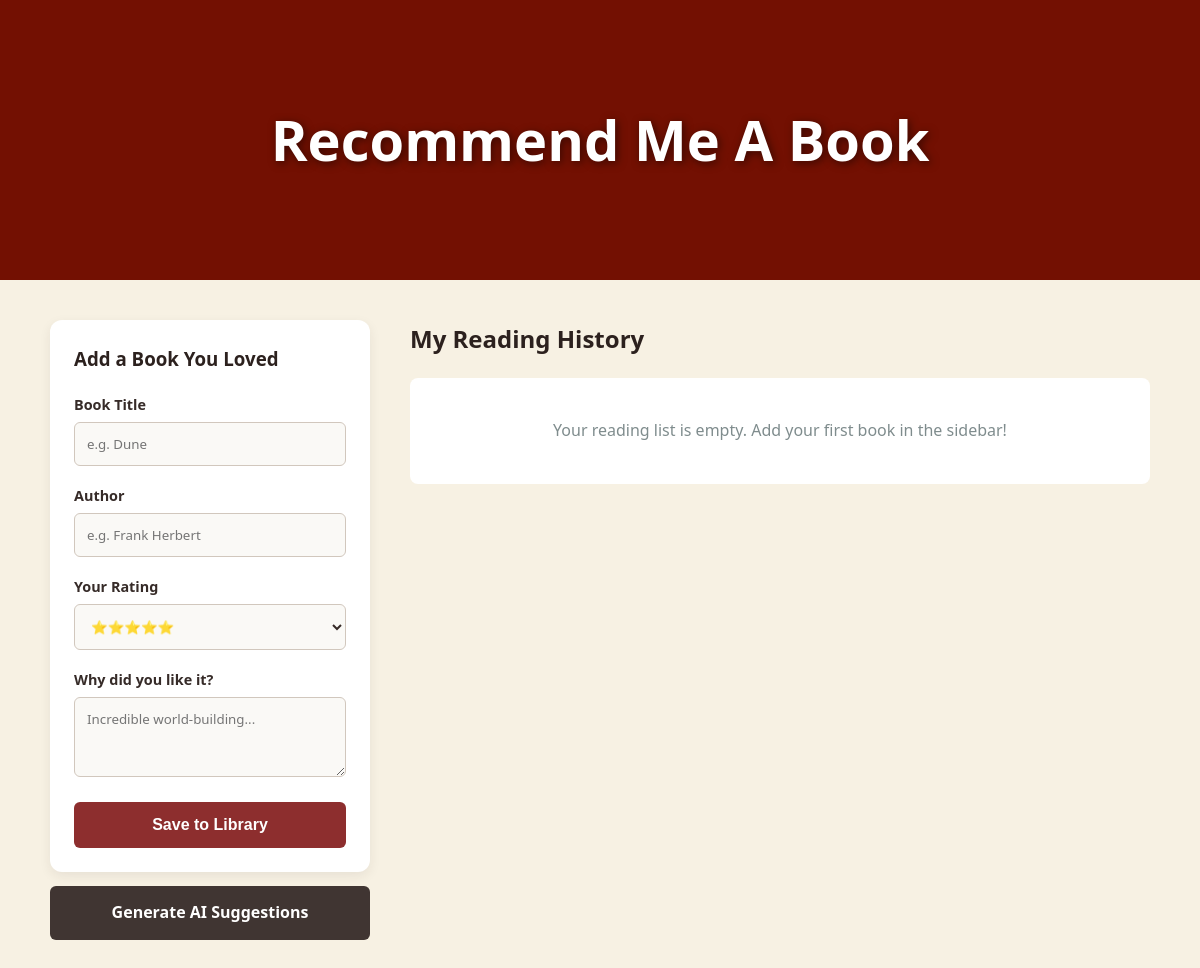
Before: / with the older database file.
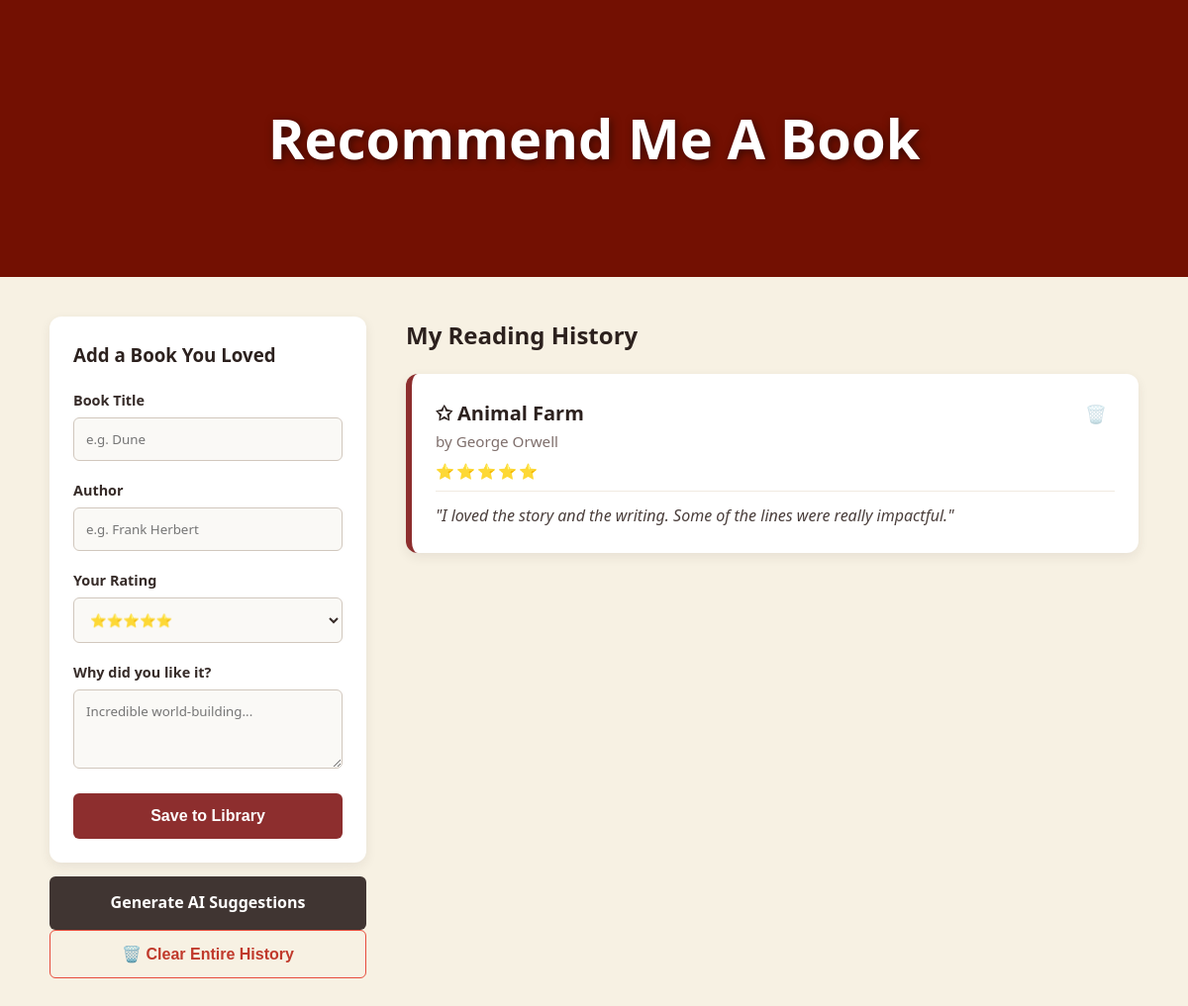
After: the same page with the newer database file.
### tables this page shows
CREATE TABLE books (
            id INTEGER PRIMARY KEY AUTOINCREMENT,
            title TEXT NOT NULL,
            author TEXT NOT NULL,
            notes TEXT NOT NULL,
            rating INTEGER NOT NULL DEFAULT 5
        );

### app.py (the view)
@app.route("/")
def home():
    conn = get_db_connection()
    all_books = conn.execute("SELECT * FROM books").fetchall()
    conn.close()
    return render_template("index.html", books=all_books, recommendations=None)

### app.py (called while the page is built)
def get_db_connection():
    conn = sqlite3.connect("books.db")
    conn.row_factory = sqlite3.Row
    return conn

### templates/index.html (shortened to what this page needs)
<!DOCTYPE html>
<html lang="en">
<head>
    <link rel="stylesheet" href="{{ url_for('static', filename='style.css') }}">
</head>
<body>
    <section class="hero-image">
        <h1 class="hero-text">Recommend Me A Book</h1>
    </section>
    <div class="page-container">
        <aside class="sidebar">
            <div class="card form-container">
                <h3>Add a Book You Loved</h3>
                <form action="/add" method="POST">
                    <div class="form-group">
                        <label for="title">Book Title</label>
                        <input type="text" id="title" name="title" required placeholder="e.g. Dune">
                    </div>
                    <div class="form-group">
                        <label for="author">Author</label>
                        <input type="text" id="author" name="author" required placeholder="e.g. Frank Herbert">
                    </div>
                    <div class="form-group">
                        <label for="rating">Your Rating</label>
                        <select id="rating" name="rating" required>
                            <option value="5">⭐⭐⭐⭐⭐</option>
                        </select>
                    </div>
                    <div class="form-group">
                        <label for="notes">Why did you like it?</label>
                        <textarea id="notes" name="notes" rows="3" required placeholder="Incredible world-building..."></textarea>
                    </div>
                    <button type="submit" class="btn btn-primary">Save to Library</button>
                </form>
            </div>
            <a href="/recommend" class="btn btn-secondary">Generate AI Suggestions</a>
            {% if books %}
            <form action="/clear" method="POST" class="confirm-required" data-message="Are you sure you want to completely clear your history? This will delete all your entries permanently.">
                <button type="submit" class="btn btn-danger">🗑️ Clear Entire History</button>
            </form>
            {% endif %}
        </aside>
        <main class="main-content">
            <div class="history-section">
                <h2>My Reading History</h2>
                <div id="book-list">
                    {% for book in books %}
                        <div class="card book-card">
                            <div class="book-header">
                                <div>
                                    <h3>✩ {{ book['title'] }}</h3>
                                    <span class="book-author">by {{ book['author'] }}</span>
                                    <div class="star-display">
                                        {% for _ in range(book['rating']) %}⭐{% endfor %}
                                    </div>
                                </div>
                                <form action="/delete/{{ book['id'] }}" method="POST" class="confirm-required" data-message="Are you sure you want to delete '{{ book['title'] }}'?">
                                    <button type="submit" class="delete-icon-btn" title="Delete book">🗑️</button>
                                </form>
                            </div>
                            <p class="book-notes"><em>"{{ book['notes'] }}"</em></p>
                        </div>
                    {% else %}
                        <p class="empty-state">Your reading list is empty. Add your first book in the sidebar!</p>
                    {% endfor %}
                </div>
            </div>
        </main>
    </div>
</body>
</html>

### static/style.css (style rules this page uses)
body { font-family: 'Segoe UI', system-ui, -apple-system, sans-serif; background-color: rgb(247, 241, 227); color: rgb(54, 43, 40); margin: 0; padding: 0; line-height: 1.6; }
h1, h2, h3 { color: rgb(44, 33, 30); margin-top: 0; }
.hero-image { background-image: url("images/darkred.png"); height: 280px; background-position: center; background-repeat: no-repeat; background-size: cover; display: flex; justify-content: center; align-items: center; box-shadow: inset 0 0 0 2000px rgba(0, 0, 0, 0.2); }
.hero-text { color: white; font-size: 3.5rem; font-weight: 700; text-align: center; margin: 0; text-shadow: 2px 2px 8px rgba(0,0,0,0.5); }
.page-container { max-width: 1100px; margin: 40px auto; padding: 0 20px; display: grid; grid-template-columns: 320px 1fr; gap: 40px; }
.card { background: white; padding: 24px; border-radius: 12px; box-shadow: 0 4px 12px rgba(54, 43, 40, 0.08); margin-bottom: 24px; box-sizing: border-box; }
.form-group { margin-bottom: 18px; }
label { display: block; font-weight: 600; margin-bottom: 6px; font-size: 0.9rem; }
input[type="text"], textarea { width: 100%; padding: 12px; border: 1px solid #d1c7bd; border-radius: 6px; box-sizing: border-box; font-family: inherit; background-color: #faf9f6; transition: border-color 0.2s, box-shadow 0.2s; }
.btn { width: 100%; padding: 14px 20px; font-size: 16px; font-weight: 600; border-radius: 6px; cursor: pointer; border: none; display: block; text-align: center; text-decoration: none; box-sizing: border-box; transition: background-color 0.2s, transform 0.1s; }
.btn-primary { background-color: rgb(141, 46, 46); color: white; }
.btn-secondary { background-color: rgb(64, 53, 50); color: white; margin-top: -10px; }
.book-card { border-left: 6px solid rgb(141, 46, 46); }
.book-header { display: flex; justify-content: space-between; align-items: baseline; border-bottom: 1px solid #f0eae1; padding-bottom: 8px; margin-bottom: 12px; }
.book-header h3 { margin: 0; font-size: 1.25rem; }
.book-author { color: #7f6f6c; font-size: 0.95rem; font-weight: 500; }
.book-notes { margin: 0; color: #4a3e3b; }
.btn-danger { background-color: transparent; color: #c0392b; border: 1px solid #e74c3c; }
.delete-icon-btn { background: none; border: none; cursor: pointer; font-size: 1.1rem; padding: 4px 8px; border-radius: 4px; opacity: 0.4; transition: opacity 0.2s, background-color 0.2s; }
select { width: 100%; padding: 12px; border: 1px solid #d1c7bd; border-radius: 6px; box-sizing: border-box; font-family: inherit; background-color: #faf9f6; color: rgb(54, 43, 40); cursor: pointer; }
.star-display { margin-top: 4px; font-size: 0.95rem; letter-spacing: 2px; }

Changed rows visible on the page:
added books: title "Animal Farm", author "George Orwell", rating 5 (drawn), notes "I loved the story and the writing. Some of the lines were really impactful."
Other visible differences:
text no longer shown: "Your reading list is empty. Add your first book in the sidebar!"
text now shown: "🗑️ Clear Entire History"
